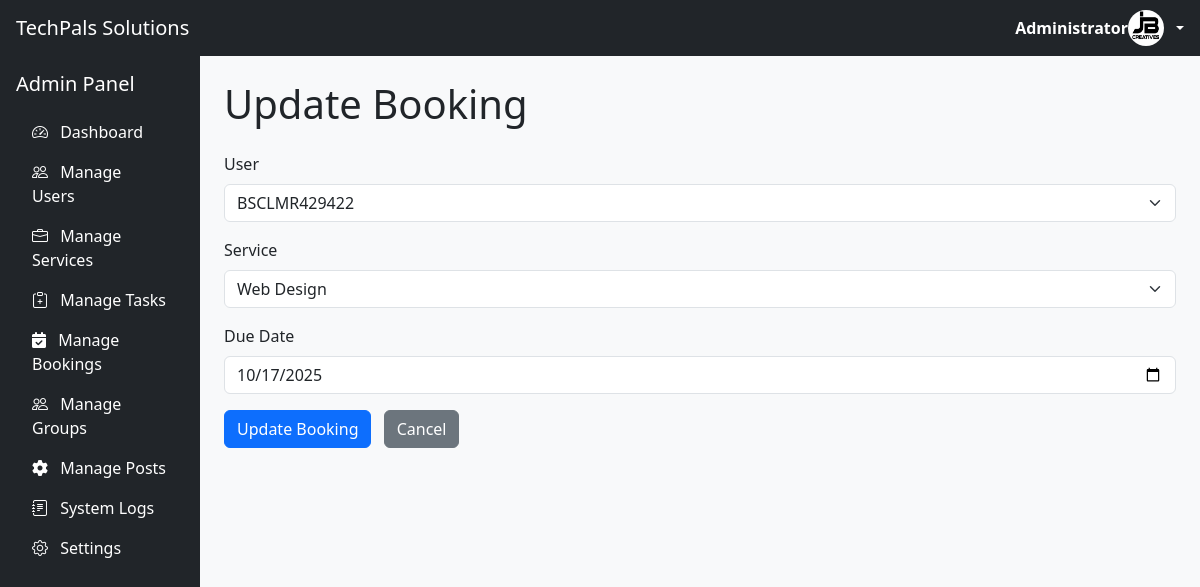
Screenshot of /booking/1/update/ (signed in) with the database file from the repository.
### TechPalsApp/models.py (models this page shows, shortened)
class Profile(models.Model):
    user = models.OneToOneField(User, on_delete=models.CASCADE)
    image = models.ImageField(upload_to='profile_pics/', default='default.jpg')
    tech_stack = models.CharField(max_length=100, blank=True, null=True)

class Booking(models.Model):
    booking_user = models.ForeignKey(User, on_delete=models.CASCADE, related_name='bookings')
    booking_service = models.ForeignKey('Service', on_delete=models.CASCADE)
    due_date = models.DateField()

class Service(models.Model):
    service_name = models.CharField(max_length=100)
    service_description = models.TextField()
    service_price = models.DecimalField(max_digits=10, decimal_places=2)

### TechPalsApp/views.py (the view, shortened to what this page needs)
# urls.py: path('booking/<int:booking_id>/update/', views.update_booking, name='update-booking'),
@login_required
def update_booking(request, booking_id):
    booking = get_object_or_404(Booking, id=booking_id)
    if not request.user.is_superuser and request.user != booking.booking_user:
        messages.error(request, "You do not have permission to update this booking.")
        return redirect('booking-list')
    if request.user.is_superuser:
        base_template = 'base_admin.html'
    elif request.user.is_staff:
        base_template = 'base_staff.html'
    else:
        base_template = 'base_user.html'
    def render_update_form(error=None):
        return render(request, 'booking.update.html', {
            'booking': booking,
            'services': Service.objects.all(),
            'users': User.objects.all(),
            'base_template': base_template,
            'error': error
        })
    return render_update_form()

### TechPalsApp/templates/booking.update.html (shortened to what this page needs)
{% extends base_template %}
{% block content %}
<h1 class="mb-4">Update Booking</h1>
<form method="post" class="needs-validation" novalidate>
  {% if request.user.is_superuser %}
  <div class="mb-3">
    <label for="bookingUser" class="form-label">User</label>
    <select id="bookingUser" name="booking_user" class="form-select" required>
      {% for user in users %}
      <option value="{{ user.id }}" {% if user.id == booking.booking_user.id %}selected{% endif %}>{{ user.username }}</option>
      {% endfor %}
    </select>
  </div>
  {% else %}
  <div class="mb-3">
    <label class="form-label">User</label>
    <input type="text" class="form-control" value="{{ booking.booking_user.username }}" disabled>
    <input type="hidden" name="booking_user" value="{{ booking.booking_user.id }}">
  </div>
  {% endif %}
  <div class="mb-3">
    <label for="bookingService" class="form-label">Service</label>
    <select id="bookingService" name="booking_service" class="form-select" required>
      {% for service in services %}
      <option value="{{ service.id }}" {% if service.id == booking.booking_service.id %}selected{% endif %}>{{ service.service_name }}</option>
      {% endfor %}
    </select>
  </div>
  <div class="mb-3">
    <label for="dueDate" class="form-label">Due Date</label>
    <input type="date" id="dueDate" name="due_date" class="form-control" value="{{ booking.due_date|date:'Y-m-d' }}" required>
  </div>
  <button type="submit" class="btn btn-primary">Update Booking</button>
  <a href="{% url 'booking-list' %}" class="btn btn-secondary ms-2">Cancel</a>
</form>
{% endblock %}

### TechPalsApp/templates/base_admin.html (shortened to what this page needs)
{% load static %}
<!DOCTYPE html>
<html lang="en">
<head>
     <link rel="stylesheet" href="https://cdnjs.cloudflare.com/ajax/libs/font-awesome/6.4.0/css/all.min.css">
    <link rel="stylesheet" href="https://cdn.jsdelivr.net/npm/bootstrap-icons@1.10.5/font/bootstrap-icons.css">
    <link href="https://cdn.jsdelivr.net/npm/bootstrap@5.3.2/dist/css/bootstrap.min.css" rel="stylesheet">
    <link href="https://cdn.jsdelivr.net/npm/bootstrap-icons@1.11.1/font/bootstrap-icons.css" rel="stylesheet">
</head>
<body class="bg-light">
<nav class="navbar navbar-dark bg-dark sticky-top px-3" style="height: 56px;">
    <a class="navbar-brand" href="#">TechPals Solutions</a>
    <div class="dropdown ms-auto">
        <a href="#" class="d-flex align-items-center text-white text-decoration-none dropdown-toggle fw-bolder" id="userDropdown" data-bs-toggle="dropdown" aria-expanded="false">
            {{ request.user.username }}
            <img src="{% if request.user.profile.image %}{{ request.user.profile.image.url }}{% else %}{% static 'default-profile.png' %}{% endif %}"
                alt="Profile Image"
                width="36" height="36"
                class="rounded-circle me-2" />
        </a>
    </div>
</nav>
<nav class="d-none d-md-block bg-dark text-white p-3 position-fixed vh-100 overflow-auto"
     style="top: 56px; width: 16.6667%; z-index: 1030;">
    <h5 class="mb-3">Admin Panel</h5>
    <ul class="nav flex-column">
        <li class="nav-item">
            <a class="nav-link text-white" href="{% url 'admin-dashboard' %}"><i class="bi bi-speedometer2 me-2"></i> Dashboard</a>
        </li>
        <li class="nav-item">
            <a class="nav-link text-white" href="{% url 'users' %}"><i class="bi bi-people me-2"></i> Manage Users</a>
        </li>
        <li class="nav-item">
            <a class="nav-link text-white" href="{% url 'service-list' %}">
                <i class="bi bi-briefcase me-2"></i> Manage Services
            </a>
        </li>
        <li class="nav-item">
            <a class="nav-link text-white" href="{% url 'task-list' %}">
                <i class="bi bi-clipboard-plus me-2"></i> Manage Tasks
            </a>
        </li>
        <li class="nav-item"><a class="nav-link text-white" href="{% url 'booking-list' %}"><i class="fas fa-calendar-check me-2"></i> Manage Bookings</a></li>
        <li class="nav-item">
            <a class="nav-link text-white" href="{% url 'group-list' %}">
                <i class="bi bi-people me-2"></i> Manage Groups
            </a>
        </li>
        <li class="nav-item">
                <a class="nav-link text-white" href="{% url 'create-post' %}"><i class="fas fa-cog me-2"></i> Manage Posts</a>
            </li>
        <li class="nav-item">
            <a class="nav-link text-white" href="#"><i class="bi bi-journal-text me-2"></i> System Logs</a>
        </li>
        <li class="nav-item">
            <a class="nav-link text-white" href="#"><i class="bi bi-gear me-2"></i> Settings</a>
        </li>
    </ul>
</nav>
<main class="col-md-9 ms-sm-auto col-lg-10 px-md-4 py-4" style="margin-left: 16.6667%;">
    {% block content %}{% endblock %}
</main>
</body>
</html>

### rows the page displays
Booking: booking_user "BSCLMR429422", booking_service "Web Design", due_date "10/17/2025"

### other values shown
{{ request.user.username }} "Administrator"
